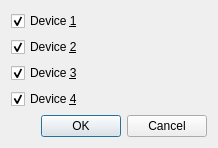
<?xml version="1.0" encoding="UTF-8"?>
<ui version="4.0">
 <class>SelectDevices</class>
 <widget class="QDialog" name="SelectDevices">
  <property name="geometry">
   <rect>
    <x>0</x>
    <y>0</y>
    <width>218</width>
    <height>133</height>
   </rect>
  </property>
  <property name="windowTitle">
   <string>Dialog</string>
  </property>
  <layout class="QGridLayout" name="gridLayout">
   <item row="4" column="0">
    <widget class="QDialogButtonBox" name="buttonBox">
     <property name="orientation">
      <enum>Qt::Horizontal</enum>
     </property>
     <property name="standardButtons">
      <set>QDialogButtonBox::Cancel|QDialogButtonBox::Ok</set>
     </property>
    </widget>
   </item>
   <item row="0" column="0">
    <widget class="QCheckBox" name="checkBox">
     <property name="text">
      <string>Device &amp;1</string>
     </property>
     <property name="checked">
      <bool>true</bool>
     </property>
    </widget>
   </item>
   <item row="1" column="0">
    <widget class="QCheckBox" name="checkBox_2">
     <property name="text">
      <string>Device &amp;2</string>
     </property>
     <property name="checked">
      <bool>true</bool>
     </property>
    </widget>
   </item>
   <item row="2" column="0">
    <widget class="QCheckBox" name="checkBox_3">
     <property name="text">
      <string>Device &amp;3</string>
     </property>
     <property name="checked">
      <bool>true</bool>
     </property>
    </widget>
   </item>
   <item row="3" column="0">
    <widget class="QCheckBox" name="checkBox_4">
     <property name="text">
      <string>Device &amp;4</string>
     </property>
     <property name="checked">
      <bool>true</bool>
     </property>
    </widget>
   </item>
  </layout>
 </widget>
 <resources/>
 <connections>
  <connection>
   <sender>buttonBox</sender>
   <signal>accepted()</signal>
   <receiver>SelectDevices</receiver>
   <slot>accept()</slot>
   <hints>
    <hint type="sourcelabel">
     <x>213</x>
     <y>118</y>
    </hint>
    <hint type="destinationlabel">
     <x>157</x>
     <y>132</y>
    </hint>
   </hints>
  </connection>
  <connection>
   <sender>buttonBox</sender>
   <signal>rejected()</signal>
   <receiver>SelectDevices</receiver>
   <slot>reject()</slot>
   <hints>
    <hint type="sourcelabel">
     <x>213</x>
     <y>124</y>
    </hint>
    <hint type="destinationlabel">
     <x>217</x>
     <y>132</y>
    </hint>
   </hints>
  </connection>
 </connections>
</ui>
